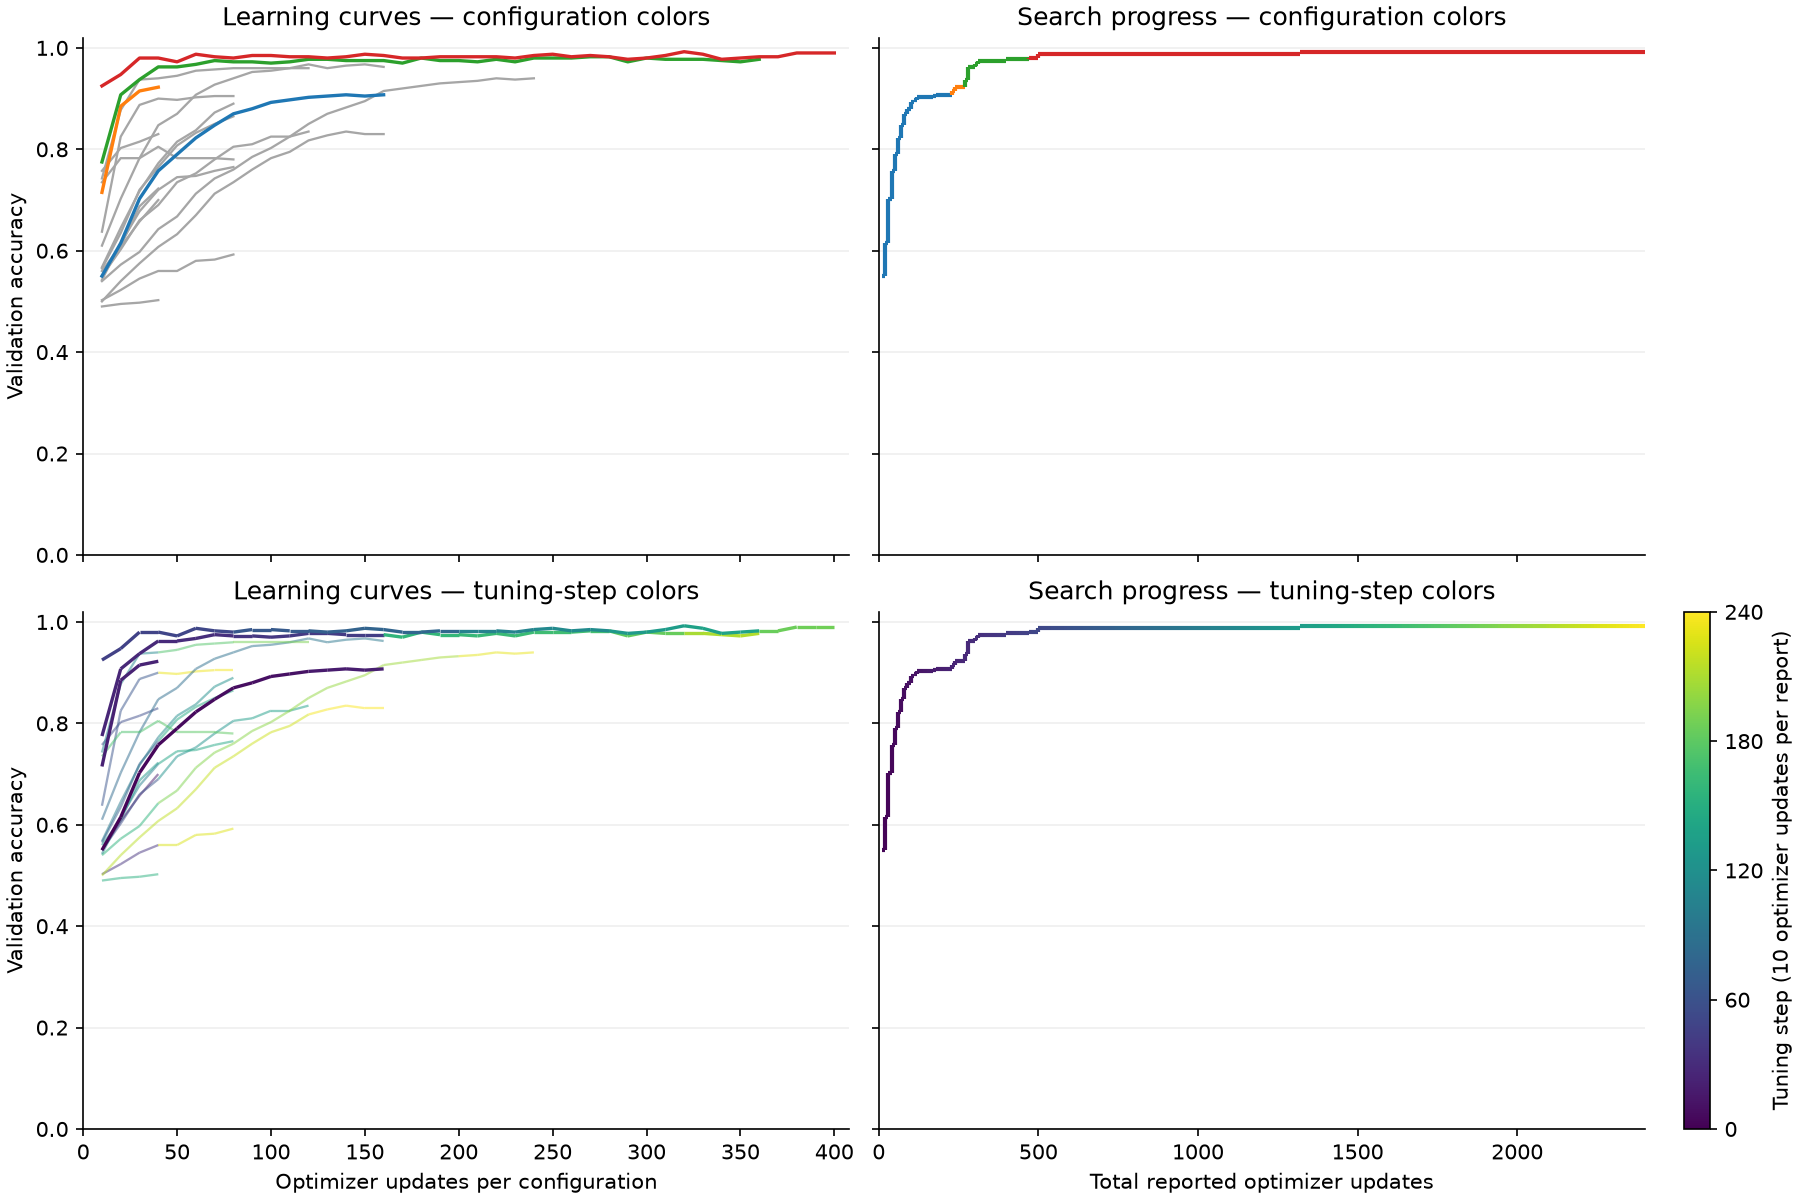

The Python source for this figure:
"""Tune a classifier with ICICLE and Ray Tune.

This example trains a classifier on synthetic data using one worker and two
CPU slots. ICICLE chooses which configuration to train next, and Ray Tune
saves and restores checkpoints so training can pause and resume.

    uv pip install '.[ray]' matplotlib
    python examples/raytune_freeze_thaw.py

Results and plots are saved under ray_results/. The script also prints the
best observed validation accuracy and its configuration.

To use your own training code, replace ExampleModel and update SPACE.
"""

import os
import pickle
from pathlib import Path
from time import time

import numpy as np
import ray
from ray import tune
from ray.tune.search.basic_variant import BasicVariantGenerator

from icicle.hpo.ray_tune import FreezeThawJsonLogger, IcicleFreezeThawScheduler
from icicle.serving import OnnxSurrogate

# Parameter name, lower bound, upper bound, logarithmic sampling.
SPACE = (
    ("feat_scale", 0.7, 1.3, True),
    ("l2", 1e-6, 1e-2, True),
    ("lr", 0.003, 0.3, True),
    ("momentum", 0.0, 0.9, False),
)
BATCH_SIZE = 128
TRAINING_SEED = 1
METRIC = "val_acc"


class Trainable(tune.Trainable):
    """Connect training steps and checkpoints to Ray Tune."""

    def setup(self, config):
        self.model = ExampleModel(config)

    def step(self):
        started = time()
        accuracy = self.model.train_step()
        return {METRIC: accuracy, "step_started": started, "step_finished": time()}

    def save_checkpoint(self, checkpoint_dir):
        self.model.save(checkpoint_dir)
        return checkpoint_dir

    def load_checkpoint(self, checkpoint_dir):
        self.model.load(checkpoint_dir)

    def reset_config(self, new_config):
        self.setup(new_config)
        return True


class StepBudget(tune.Stopper):
    """Stop the search after a shared number of reported training steps."""

    def __init__(self, limit):
        self.limit = limit
        self.spent = 0
        self.values = []

    def __call__(self, trial_id, result):
        self.spent += 1
        self.values.append((trial_id, result[METRIC]))
        return False

    def stop_all(self):
        return self.spent >= self.limit

def main(storage_path="ray_results", *, max_steps=40, total_steps=240, candidates=24,
         workers=1, train_samples=8000, updates_per_step=10, features=64):
    model = OnnxSurrogate(config_dim=len(SPACE), intra_op_num_threads=2)
    scheduler = IcicleFreezeThawScheduler(
        model, model.borders, SPACE,
        fid_grid=np.arange(1, max_steps + 1) / max_steps,
        metric=METRIC, advance_steps=4,
        fantasize=workers > 1,
    )
    param_space = {
        name: tune.loguniform(low, high) if log else tune.uniform(low, high)
        for name, low, high, log in SPACE
    }
    param_space.update(train_samples=train_samples, updates_per_step=updates_per_step,
                       features=features)
    budget = StepBudget(total_steps)
    os.environ["RAY_AUTH_MODE"] = "disabled"
    ray.init(num_cpus=2 * workers, include_dashboard=False, log_to_driver=False)
    try:
        results = tune.Tuner(
            tune.with_resources(Trainable, {"cpu": 2}),
            param_space=param_space,
            tune_config=tune.TuneConfig(
                scheduler=scheduler, search_alg=BasicVariantGenerator(random_state=0),
                num_samples=candidates, reuse_actors=True,
            ),
            run_config=tune.RunConfig(
                storage_path=str(Path(storage_path).resolve()), stop=budget, verbose=0,
                callbacks=[FreezeThawJsonLogger()],
                checkpoint_config=tune.CheckpointConfig(checkpoint_at_end=True),
            ),
        ).fit()
        if results.errors:
            raise results.errors[0]
        best = results.get_best_result(metric=METRIC, mode="max", scope="all")
        print(f"Recorded {budget.spent} training steps (budget target: {total_steps}); "
              f"{budget.spent * updates_per_step} optimizer updates")
        print(f"Best observed accuracy: {best.metrics_dataframe[METRIC].max():.3f}")
        print(f"Configuration: {best.config}")
        print(f"Results: {results.experiment_path}")
        print(f"Plot: {save_plot(results, budget.values, updates_per_step)}")
        return results
    finally:
        ray.shutdown()


def make_data(seed=0, n_train=800, n_validation=400, input_dim=8, n_features=64):
    """Generate a binary classification task with a fixed train/validation split."""
    rng = np.random.default_rng(seed)
    x = rng.standard_normal((n_train + n_validation, input_dim)).astype(np.float64)
    w = rng.standard_normal((input_dim, n_features))
    b = rng.uniform(0.0, 2.0 * np.pi, n_features)
    teacher = rng.standard_normal(n_features)
    y = (np.cos(x @ w + b) @ teacher > 0).astype(np.float64)
    return x[:n_train], y[:n_train], x[n_train:], y[n_train:], w, b


class ExampleModel:
    """NumPy logistic regression on Fourier features."""

    def __init__(self, config):
        xtr, self.ytr, xva, self.yva, w, b = make_data(
            n_train=config["train_samples"], n_features=config["features"],
        )
        self.phi_tr = np.cos(xtr @ (w * config["feat_scale"]) + b)
        self.phi_va = np.cos(xva @ (w * config["feat_scale"]) + b)
        self.lr, self.l2, self.mom = config["lr"], config["l2"], config["momentum"]
        self.rng = np.random.default_rng(TRAINING_SEED)
        self.w = self.rng.normal(0.0, 0.2, self.phi_tr.shape[1])
        self.v = np.zeros_like(self.w)
        self.updates_per_step = config["updates_per_step"]
        self.order = self.rng.permutation(len(self.phi_tr))
        self.position = 0

    def train_step(self):
        for _ in range(self.updates_per_step):
            if self.position == len(self.order):
                self.order = self.rng.permutation(len(self.phi_tr))
                self.position = 0
            indices = self.order[self.position : self.position + BATCH_SIZE]
            self.position += len(indices)
            phi, yb = self.phi_tr[indices], self.ytr[indices]
            p = 1.0 / (1.0 + np.exp(-(phi @ self.w)))
            grad = phi.T @ (p - yb) / len(yb) + self.l2 * self.w
            self.v = self.mom * self.v - self.lr * grad
            self.w = self.w + self.v
        acc = float((((self.phi_va @ self.w) > 0) == self.yva).mean())
        return acc

    def save(self, checkpoint_dir):
        (Path(checkpoint_dir) / "state.pkl").write_bytes(
            pickle.dumps((self.w, self.v, self.rng, self.order, self.position))
        )
        return checkpoint_dir

    def load(self, checkpoint_dir):
        self.w, self.v, self.rng, self.order, self.position = pickle.loads(
            (Path(checkpoint_dir) / "state.pkl").read_bytes()
        )


def save_plot(results, values, updates_per_step):
    """Show learning curves and search progress by configuration and tuning step."""
    import matplotlib.pyplot as plt
    from matplotlib.collections import LineCollection
    from matplotlib.colors import Normalize

    histories, leaders, progress = {}, [], []
    best, owner = -np.inf, None
    for step, (trial_id, value) in enumerate(values, 1):
        histories.setdefault(trial_id, []).append((step, value))
        x = step * updates_per_step
        if step > 1:
            progress.append(([(x - updates_per_step, best), (x, best)], step, owner))
        if value > best:
            if trial_id not in leaders:
                leaders.append(trial_id)
            if step > 1:
                progress.append(([(x, best), (x, value)], step, trial_id))
            best, owner = value, trial_id
    palette = plt.get_cmap("tab10" if len(leaders) <= 10 else "tab20")
    colors = {key: palette(i % palette.N) for i, key in enumerate(leaders)}
    norm, cmap = Normalize(0, len(values)), plt.get_cmap("viridis")
    fig, axes = plt.subplots(2, 2, figsize=(12, 8), sharex="col", sharey=True,
                             layout="constrained")
    for trial_id, history in sorted(histories.items(), key=lambda item: item[0] in colors):
        steps, accuracy = np.asarray(history).T
        updates = np.arange(1, len(history) + 1) * updates_per_step
        leading = trial_id in colors
        axes[0, 0].plot(updates, accuracy, color=colors.get(trial_id, "0.65"),
                        lw=1.6 if leading else 1.1)
        points = np.column_stack([updates, accuracy])
        axes[1, 0].add_collection(LineCollection(
            np.stack([points[:-1], points[1:]], axis=1), colors=cmap(norm(steps[1:])),
            linewidths=1.6 if leading else 1.1, alpha=1 if leading else 0.5,
        ))
    for row, meaning in enumerate(["configuration colors", "tuning-step colors"]):
        curves, search = axes[row]
        segment_colors = [colors[key] if row == 0 else cmap(norm(step))
                          for _, step, key in progress]
        search.add_collection(LineCollection([segment for segment, _, _ in progress],
                                              colors=segment_colors, linewidths=2))
        curves.set(title=f"Learning curves — {meaning}", ylabel="Validation accuracy",
                   xlim=(0, max(map(len, histories.values())) * updates_per_step * 1.02))
        search.set(title=f"Search progress — {meaning}", xlim=(0, len(values) * updates_per_step))
        for ax in (curves, search):
            ax.set_ylim(0, 1.02)
            ax.grid(axis="y", alpha=0.2)
            ax.spines[["top", "right"]].set_visible(False)
    axes[1, 0].set_xlabel("Optimizer updates per configuration")
    axes[1, 1].set_xlabel("Total reported optimizer updates")
    fig.colorbar(plt.cm.ScalarMappable(norm=norm, cmap=cmap), ax=axes[1, :],
                 label=f"Tuning step ({updates_per_step} optimizer updates per report)",
                 ticks=np.linspace(0, len(values), 5), fraction=0.035, pad=0.025)
    path = Path(results.experiment_path) / "search.svg"
    fig.savefig(path)
    fig.savefig(path.with_suffix(".png"), dpi=150)
    plt.close(fig)
    return path


if __name__ == "__main__":
    main()
